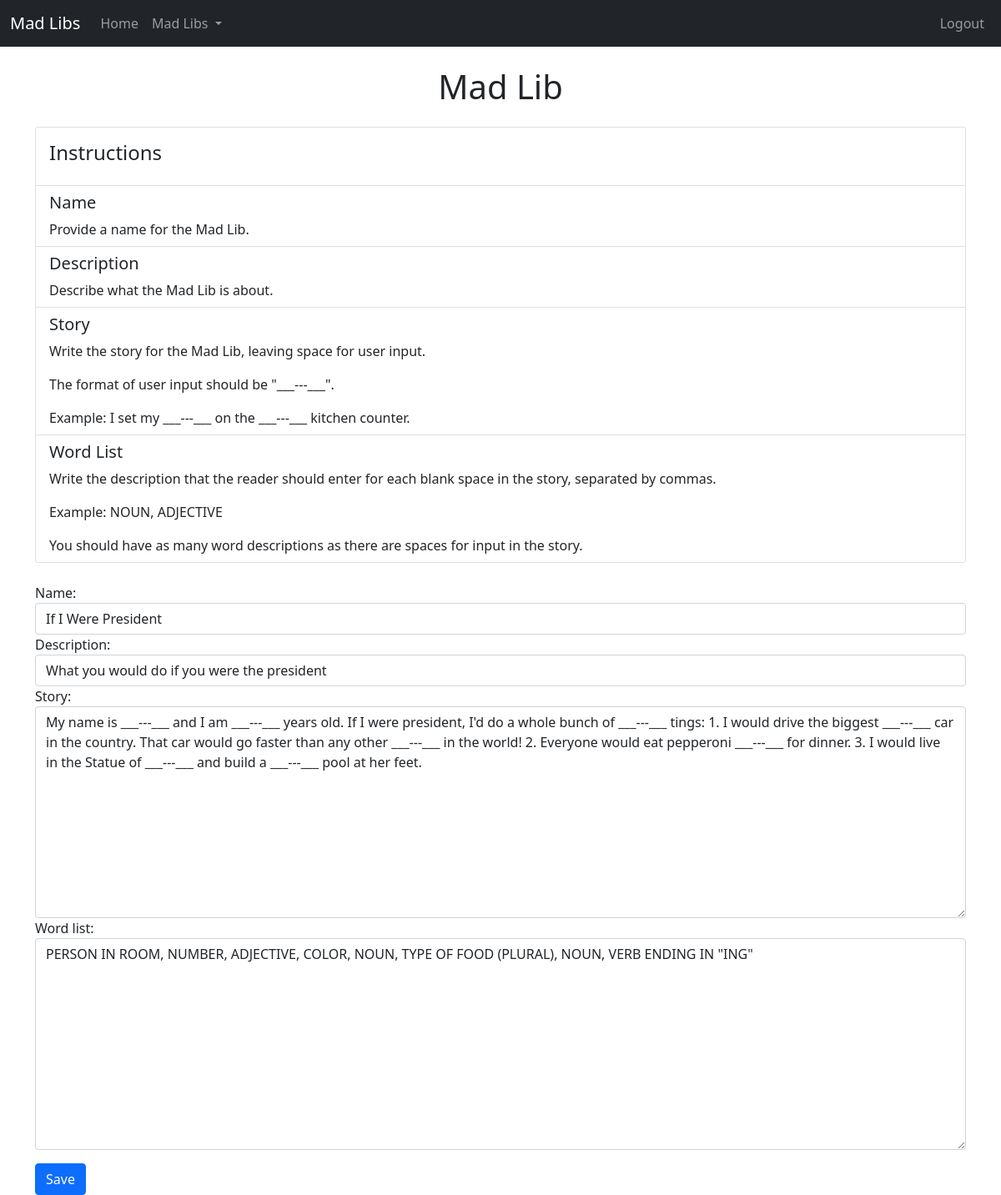
Page /madlibs/8/update (signed in) on the committed database.
### mad_libs/models.py (models this page shows, shortened)
class MadLib(models.Model):
    mad_lib_name = models.CharField(max_length=200, unique=True)
    mad_lib_desc = models.CharField(max_length=200)
    story = models.TextField()

### mad_libs/views.py (the view)
# urls.py: path('madlibs/<int:mad_lib_id>/update', views.update_mad_lib, name='update_mad_lib'),
@login_required
def update_mad_lib(request, mad_lib_id):
    mad_lib = MadLib.objects.get(pk=mad_lib_id)
    word_list_items = WordList.objects.filter(mad_lib_id=mad_lib.id).order_by('position')
    word_list = ""
    for i in range(len(word_list_items)):
        word_list += str(word_list_items[i].word)
        if i != len(word_list_items) - 1:
            word_list += ", "
    form = MadLibForm(request.POST or None, initial={'word_list': word_list}, instance=mad_lib)
    context = {
        'nbar': mad_lib.id,
        'mad_lib': mad_lib,
        'form': form,
    }
    if form.is_valid():
        WordList.objects.filter(mad_lib_id=mad_lib.id).delete()
        create_word_list_items(form, request)
        return redirect('mad_libs:mad_libs')
    return render(request, 'mad_libs/mad-lib-form.html', context)

### mad_libs/forms.py (shortened to what this page needs)
class MadLibForm(forms.ModelForm):
    mad_lib_name = forms.CharField(max_length=200, label='Name', widget=forms.TextInput(attrs={'class': 'form-control'}))
    mad_lib_desc = forms.CharField(max_length=200, label='Description', widget=forms.TextInput(attrs={'class': 'form-control'}))
    story = forms.CharField(widget=forms.Textarea(attrs={'class': 'form-control'}))
    word_list = forms.CharField(widget=forms.Textarea(attrs={'class': 'form-control'}))
    number_of_input_fields = 0
    class Meta:
        model = MadLib
        fields = ['mad_lib_name', 'mad_lib_desc', 'story', 'word_list']

### mad_libs/context_processors.py (called while the page is built)
def mad_lib_list_processor(request):
    mad_lib_list = list(MadLib.objects.all())
    return {'mad_lib_list': mad_lib_list}

### mad_libs/templates/mad_libs/mad-lib-form.html (shortened to what this page needs)
{% extends 'mad_libs/navigation.html' %}
{% block body %}
    <div class="container mt-4">
        <h1 class="text-center">Mad Lib</h1>
    </div>
    <div class="container mt-4">
        <div class="card">
            <div class="card-body">
                <h4 class="card-title">Instructions</h4>
            </div>
            <ul class="list-group list-group-flush">
                <li class="list-group-item">
                    <h5>Name</h5>
                    <p class="card-text">Provide a name for the Mad Lib.</p>
                </li>
                <li class="list-group-item">
                    <h5>Description</h5>
                    <p class="card-text">Describe what the Mad Lib is about.</p>
                </li>
                <li class="list-group-item">
                    <h5>Story</h5>
                    <p class="card-text">Write the story for the Mad Lib, leaving space for user input.</p>
                    <p class="card-text">The format of user input should be "___---___".</p>
                    <p class="card-text">Example: I set my ___---___ on the ___---___ kitchen counter.</p>
                </li>
                <li class="list-group-item">
                    <h5>Word List</h5>
                    <p class="card-text">Write the description that the reader should enter for each blank space in the story, separated by commas.</p>
                    <p class="card-text">Example: NOUN, ADJECTIVE</p>
                    <p class="card-text">You should have as many word descriptions as there are spaces for input in the story.</p>
                </li>
              </ul>
        </div>
    </div>
    <div class="container mt-4">
        <form method="POST">
            {{ form }}
            <button type="submit" class="btn btn-primary mt-3">Save</button>
        </form>
    </div>
{% endblock %}

### rows in the picture
MadLib: mad_lib_name "If I Were President", mad_lib_desc "What you would do if you were the president", story "My name is ___---___ and I am ___---___ years old. If I were president, I'd do a whole bunch of ___---___ tings: 1. I would drive the biggest ___---___ car in the country. That car would go faster than any other ___---___ in the world! 2. Everyone would eat pepperoni ___---___ for dinner. 3. I would live in the Statue of ___---___ and build a ___---___ pool at her feet."
